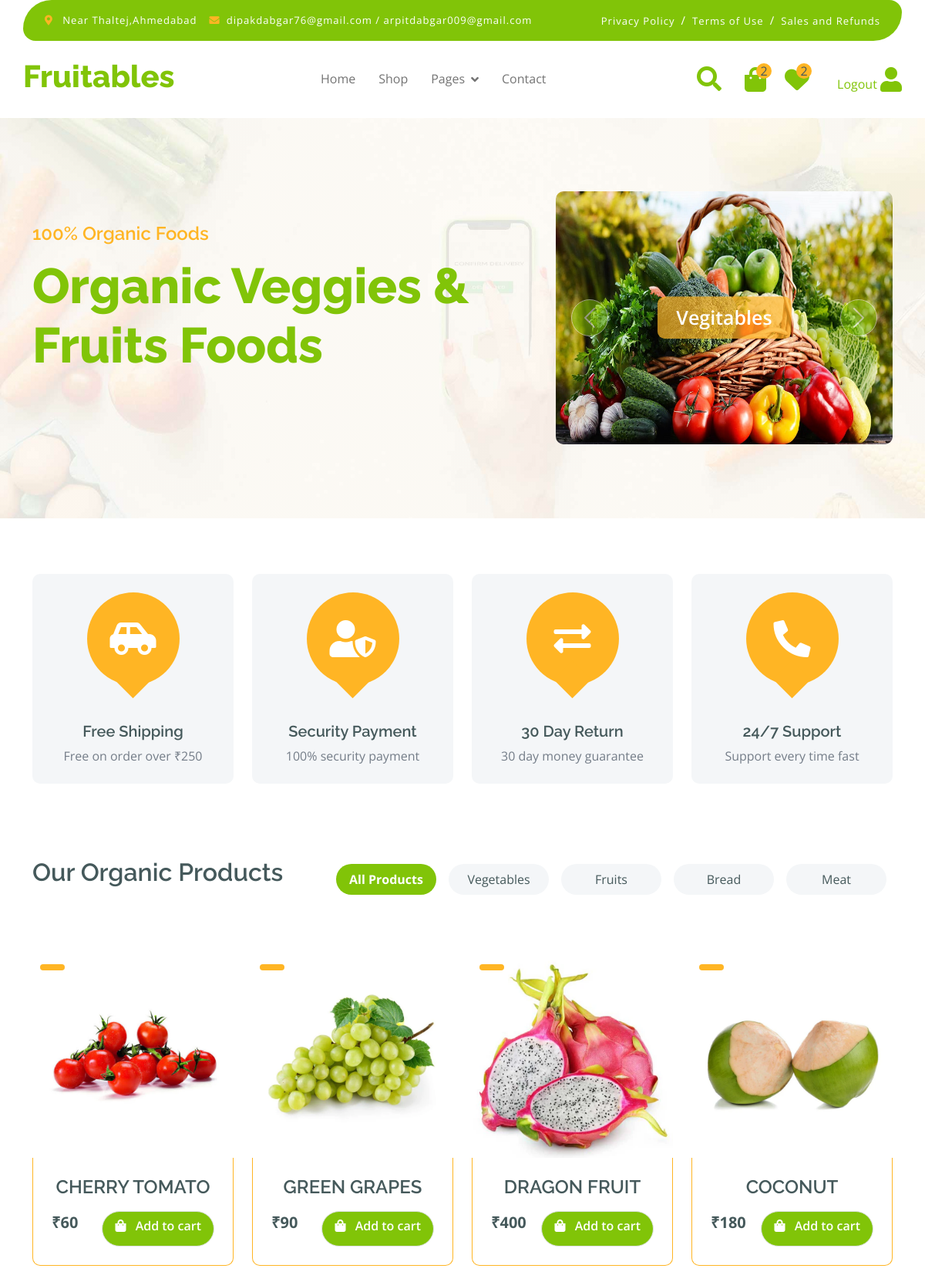
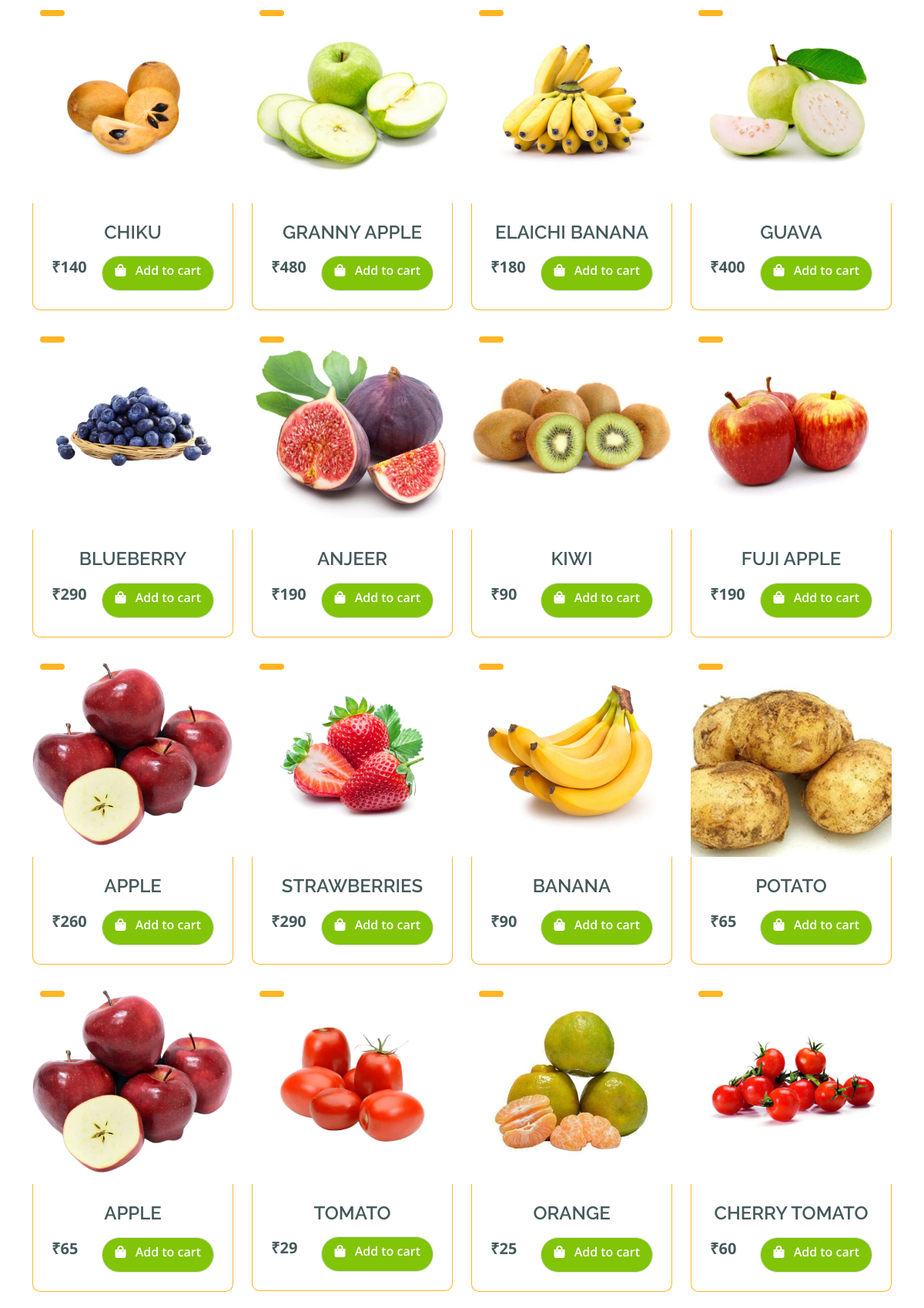
Page / (signed in, upper part) on the committed database (2 pictures, top to bottom).
### app/models.py (models this page shows, shortened)
class product(models.Model):
    main_category=models.ForeignKey(main_category,on_delete=models.CASCADE,blank=True,null=True)
    sub_category=models.ForeignKey(sub_category,on_delete=models.CASCADE,blank=True,null=True)
    price1=models.ForeignKey(price,on_delete=models.CASCADE,blank=True,null=True)
    name1=models.ForeignKey(category,on_delete=models.CASCADE,blank=True,null=True)
    img=models.ImageField(upload_to='media')
    star=models.IntegerField(default=0)
    name=models.CharField(max_length=50)
    price=models.IntegerField()
    des=models.TextField(blank=True,null=True)

### app/views.py (the view)
# urls.py: path('', views.index, name='index'),
@never_cache
def index(request):
    if 'email' in request.session:
        uid=User.objects.get(email=request.session['email'])
        w_count=Add_Whishlist.objects.filter(user_id=uid).count()
        count=addcart.objects.filter(user=uid).count()
        pp=product.objects.all().order_by("-id")
        con={"pp":pp,"count":count,"w_count":w_count}
        return render(request,"index.html",con)
    else:
        return render(request,"login.html")

### app/templates/index.html (shortened to what this page needs)
{% load static %}
<!DOCTYPE html>
<html lang="en">
<head>
    <link rel="stylesheet" href="https://cdnjs.cloudflare.com/ajax/libs/font-awesome/6.5.1/css/all.min.css"
 />
    <link rel="stylesheet" href="https://use.fontawesome.com/releases/v5.15.4/css/all.css" />
    <link href="https://cdn.jsdelivr.net/npm/bootstrap-icons@1.4.1/font/bootstrap-icons.css" rel="stylesheet">
    <link href="{% static 'lib/lightbox/css/lightbox.min.css' %}" rel="stylesheet">
    <link href="{% static 'lib/owlcarousel/assets/owl.carousel.min.css' %}" rel="stylesheet">
    <link href="{% static 'css/bootstrap.min.css' %}" rel="stylesheet">
    <link href="{% static 'css/style.css' %}" rel="stylesheet">
</head>
<body>
    <div class="container-fluid fixed-top">
        <div class="container topbar bg-primary d-none d-lg-block">
            <div class="d-flex justify-content-between">
                <div class="top-info ps-2">
                    <small class="me-3"><i class="fas fa-map-marker-alt me-2 text-secondary"></i> <a href="https://www.google.co.in/maps/place/Thaltej" target="_blank"
                            class="text-white">Near Thaltej,Ahmedabad</a></small>
                    <small class="me-3"><i class="fas fa-envelope me-2 text-secondary"></i><a href="#"
                            class="text-white">dipakdabgar76@gmail.com / arpitdabgar009@gmail.com</a></small>
                </div>
                <div class="top-link pe-2">
                    <a href="#" class="text-white"><small class="text-white mx-2">Privacy Policy</small>/</a>
                    <a href="#" class="text-white"><small class="text-white mx-2">Terms of Use</small>/</a>
                    <a href="#" class="text-white"><small class="text-white ms-2">Sales and Refunds</small></a>
                </div>
            </div>
        </div>
        <div class="container px-0">
            <nav class="navbar navbar-light bg-white navbar-expand-xl">
                <a href="{% url 'index' %}" class="navbar-brand">
                    <h1 class="text-primary display-6">Fruitables</h1>
                </a>
                <div class="collapse navbar-collapse bg-white" id="navbarCollapse">
                    <div class="navbar-nav mx-auto">
                        <a href="{% url 'index' %}" class="nav-item nav-link ">Home</a>
                        <a href="{% url 'shop' %}" class="nav-item nav-link">Shop</a>
                        <div class="nav-item dropdown">
                            <a href="#" class="nav-link dropdown-toggle" data-bs-toggle="dropdown">Pages</a>
                        </div>
                        <a href="{% url 'contact' %}" class="nav-item nav-link">Contact</a>
                    </div>
                    <div class="d-flex m-3 me-0">
                        <button class="btn-search   bg-white me-4" data-bs-toggle="modal" data-bs-target="#searchModal"
                            style="color: #81C408;border:none"><i class="fas fa-search  fa-2x"></i></button>
                        <a href="{% url 'cart' %}" class="position-relative me-4 my-auto">
                            <i class="fa fa-shopping-bag fa-2x"></i>
                            <span
                                class="position-absolute bg-secondary rounded-circle d-flex align-items-center justify-content-center text-dark px-1"
                                style="top: -5px; left: 15px; height: 20px; min-width: 20px;">{{count}}</span>
                        </a>
                        <a href="{% url 'Whishlist' %}" class="position-relative me-4 my-auto">
                            <i class="fa-solid fa-heart fa-2x"></i>
                            <span
                                class="position-absolute bg-secondary rounded-circle d-flex align-items-center justify-content-center text-dark px-1"
                                style="top: -5px; left: 15px; height: 20px; min-width: 20px;">{{w_count}}</span>
                        </a>
                        <a href="{% url 'logout' %}" class="my-auto" style="margin-left: 12px;">Logout
                            <i class="fas fa-user fa-2x"></i>
                        </a>
                    </div>
                </div>
            </nav>
        </div>
    </div>
    {% block content %}
    <div class="container-fluid py-5 hero-header">
        <div class="container py-5">
            <div class="row g-5 align-items-center">
                <div class="col-md-12 col-lg-7">
                    <h4 class="mb-3 text-secondary">100% Organic Foods</h4>
                    <h1 class="mb-5 display-3 text-primary">Organic Veggies & Fruits Foods</h1>
                </div>
                <div class="col-md-12 col-lg-5">
                    <div id="carouselId" class="carousel slide position-relative" data-bs-ride="carousel">
                        <div class="carousel-inner" role="listbox">
                            <div class="carousel-item active rounded">
                                <img src="{% static 'img/veges.jpg' %}" class="img-fluid w-100 bg-secondary rounded"
                                    alt="First slide" style="height: 500">
                                <a href="#" class="btn px-4 py-2 text-white rounded">Vegitables</a>
                            </div>
                        </div>
                        <button class="carousel-control-prev" type="button" data-bs-target="#carouselId"
                            data-bs-slide="prev">
                            <span class="carousel-control-prev-icon" aria-hidden="true"></span>
                        </button>
                        <button class="carousel-control-next" type="button" data-bs-target="#carouselId"
                            data-bs-slide="next">
                            <span class="carousel-control-next-icon" aria-hidden="true"></span>
                        </button>
                    </div>
                </div>
            </div>
        </div>
    </div>
    <div class="container-fluid featurs py-4">
        <div class="container py-5">
            <div class="row g-4">
                <div class="col-md-6 col-lg-3">
                    <div class="featurs-item text-center rounded bg-light p-4">
                        <div class="featurs-item featurs-icon btn-square rounded-circle bg-secondary mb-5 mx-auto">
                            <i class="fas fa-car-side fa-3x text-white"></i>
                        </div>
                        <div class="featurs-content text-center">
                            <h5>Free Shipping</h5>
                            <p class="mb-0">Free on order over ₹250</p>
                        </div>
                    </div>
                </div>
                <div class="col-md-6 col-lg-3">
                    <div class="featurs-item text-center rounded bg-light p-4">
                        <div class="featurs-item featurs-icon btn-square rounded-circle bg-secondary mb-5 mx-auto">
                            <i class="fas fa-user-shield fa-3x text-white"></i>
                        </div>
                        <div class="featurs-content text-center">
                            <h5>Security Payment</h5>
                            <p class="mb-0">100% security payment</p>
                        </div>
                    </div>
                </div>
                <div class="col-md-6 col-lg-3">
                    <div class="featurs-item text-center rounded bg-light p-4">
                        <div class="featurs-item featurs-icon btn-square rounded-circle bg-secondary mb-5 mx-auto">
                            <i class="fas fa-exchange-alt fa-3x text-white"></i>
                        </div>
                        <div class="featurs-content text-center">
                            <h5>30 Day Return</h5>
                            <p class="mb-0">30 day money guarantee</p>
                        </div>
                    </div>
                </div>
                <div class="col-md-6 col-lg-3">
                    <div class="featurs-item text-center rounded bg-light p-4">
                        <div class="featurs-item featurs-icon btn-square rounded-circle bg-secondary mb-5 mx-auto">
                            <i class="fa fa-phone-alt fa-3x text-white"></i>
                        </div>
                        <div class="featurs-content text-center">
                            <h5>24/7 Support</h5>
                            <p class="mb-0">Support every time fast</p>
                        </div>
                    </div>
                </div>
            </div>
        </div>
    </div>
    <div class="container-fluid fruite py-4">
        <div class="container">
            <div class="tab-class text-center">
                <div class="row g-4">
                    <div class="col-lg-4 text-start">
                        <h2>Our Organic Products</h2>
                    </div>
                    <div class="col-lg-8 text-end">
                        <ul class="nav nav-pills d-inline-flex text-center mb-5">
                            <li class="nav-item">
                                <a class="d-flex m-2 py-2 bg-light rounded-pill active" data-bs-toggle="pill"
                                    href="#tab-1">
                                    <span class="" style="width: 130px;">All Products</span>
                                </a>
                            </li>
                            <li class="nav-item">
                                <a class="d-flex py-2 m-2 bg-light rounded-pill" data-bs-toggle="pill" href="#tab-2">
                                    <span class="text-dark" style="width: 130px;">Vegetables</span>
                                </a>
                            </li>
                            <li class="nav-item">
                                <a class="d-flex m-2 py-2 bg-light rounded-pill" data-bs-toggle="pill" href="#tab-3">
                                    <span class="text-dark" style="width: 130px;">Fruits</span>
                                </a>
                            </li>
                            <li class="nav-item">
                                <a class="d-flex m-2 py-2 bg-light rounded-pill" data-bs-toggle="pill" href="#tab-4">
                                    <span class="text-dark" style="width: 130px;">Bread</span>
                                </a>
                            </li>
                            <li class="nav-item">
                                <a class="d-flex m-2 py-2 bg-light rounded-pill" data-bs-toggle="pill" href="#tab-5">
                                    <span class="text-dark" style="width: 130px;">Meat</span>
                                </a>
                            </li>
                        </ul>
                    </div>
                </div>
                <br />
                <div class="tab-content">
                    <div id="tab-1" class="tab-pane fade show p-0 active">
                        <div class="row g-4">
                            <div class="col-lg-12">
                                <div class="row g-4">
                                    {% for product in pp %}
                                    <div class="col-md-6 col-lg-4 col-xl-3">
                                        <div class="rounded position-relative fruite-item">
                                            <div class="fruite-img">
                                                <img src="{{ product.img.url }}" class="img-fluid w-100 rounded-top" alt="{{ product.name }}">
                                            </div>
                                            <div class="text-white bg-secondary px-3 py-1 rounded position-absolute"
                                                style="top: 10px; left: 10px;">{{ product.category }}</div>
                                            <div class="p-4 border border-secondary border-top-0 rounded-bottom">
                                                <h4>{{ product.name }}</h4>
                                                <div class="d-flex justify-content-between flex-lg-wrap">
                                                    <p class="text-dark fs-5 fw-bold mb-3">₹{{ product.price }}</p>
                                                    <a href="{% url 'add_to_cart' product.id %}?next={% url 'index' %}"
                                                    class="btn border rounded-pill px-3" style="background-color: #81C408; color:white">
                                                        <i class="fa fa-shopping-bag me-2" style="color: white;"></i> Add to cart
                                                    </a>
                                                </div>
                                            </div>
                                        </div>
                                    </div>
                                    {% endfor %}
                                    {% for product in pp %}
                                    <div class="col-md-6 col-lg-4 col-xl-3">
                                        <div class="rounded position-relative fruite-item">
                                            <div class="fruite-img">
                                                <img src="{{ product.img.url }}" class="img-fluid w-100 rounded-top" alt="{{ product.name }}">
                                            </div>
                                            <div class="text-white bg-secondary px-3 py-1 rounded position-absolute"
                                                style="top: 10px; left: 10px;">{{ product.category }}</div>
                                            <div class="p-4 border border-secondary border-top-0 rounded-bottom">
                                                <h4>{{ product.name }}</h4>
                                                <div class="d-flex justify-content-between flex-lg-wrap">
                                                    <p class="text-dark fs-5 fw-bold mb-3">₹{{ product.price }}</p>
                                                    <a href="{% url 'add_to_cart' product.id %}?next={% url 'index' %}"
                                                    class="btn border rounded-pill px-3"
                                                    style="background-color: #81C408; color: white;">
                                                        <i class="fa fa-shopping-bag me-2" style="color: white;"></i>
                                                        Add to cart
                                                    </a>
                                                </div>
                                            </div>
                                        </div>
                                    </div>
                                    {% endfor %}
                                </div>
                            </div>
                        </div>
                    </div>
                </div>
            </div>
        </div>
    </div>
    {% endblock %}
</body>
</html>

### rows in the picture
product: img (picture), name "CHERRY TOMATO", price "60"
product: img (picture), name "GREEN GRAPES", price "90"
product: img (picture), name "DRAGON FRUIT", price "400"
product: img (picture), name "COCONUT", price "180"
product: img (picture), name "CHIKU", price "140"
product: img (picture), name "GRANNY APPLE", price "480"
product: img (picture), name "ELAICHI BANANA", price "180"
product: img (picture), name "GUAVA", price "400"
product: img (picture), name "BLUEBERRY", price "290"
product: img (picture), name "ANJEER", price "190"
product: img (picture), name "KIWI", price "90"
product: img (picture), name "FUJI APPLE", price "190"
product: img (picture), name "APPLE", price "260"
product: img (picture), name "STRAWBERRIES", price "290"
product: img (picture), name "BANANA", price "90"
product: img (picture), name "POTATO", price "65"
product: img (picture), name "APPLE", price "65"
product: img (picture), name "TOMATO", price "29"
product: img (picture), name "ORANGE", price "25"

### other values in the picture
{{ count }} "2"
{{ w_count }} "2"
